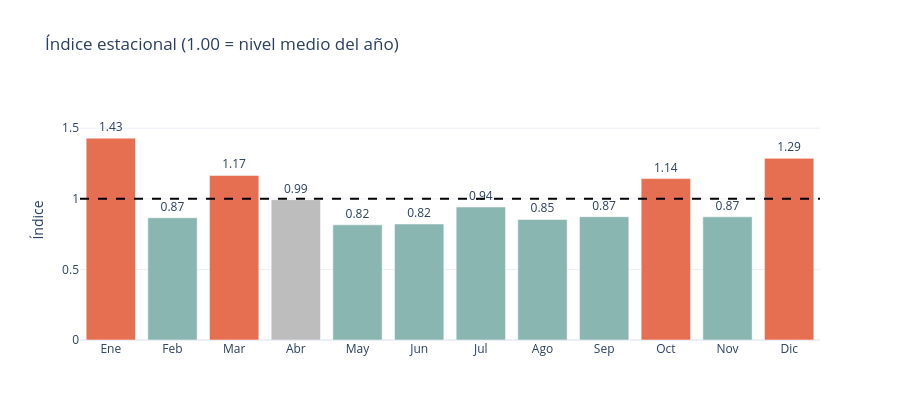

Write notebook code for a chart like this one.
### Code cell
# Estacionalidad: cociente entre cada mes y la media móvil centrada de 12 meses, promediado por mes calendario
razon = (mensual["Total"] / mensual["Media móvil 12m"]).dropna()
indice_estacional = razon.groupby(razon.index.month).mean()
meses = ["Ene", "Feb", "Mar", "Abr", "May", "Jun", "Jul", "Ago", "Sep", "Oct", "Nov", "Dic"]

fig_e = go.Figure(go.Bar(
    x=meses, y=indice_estacional.values,
    marker_color=["#e76f51" if v > 1.05 else "#8ab6b1" if v < 0.95 else "#bdbdbd" for v in indice_estacional.values],
    text=[f"{v:.2f}" for v in indice_estacional.values], textposition="outside",
    hovertemplate="%{x}: %{y:.2f} veces el nivel anual<extra></extra>"))
fig_e.add_hline(y=1, line=dict(color="black", dash="dash"))
fig_e.update_layout(title="Índice estacional (1.00 = nivel medio del año)", width=900, height=420,
                    template="plotly_white", yaxis=dict(range=[0, 1.7], title="Índice"))
fig_e.write_html("figuras/05_estacionalidad.html")
fig_e.show()

print("Totales anuales:")
print(mensual["Total"].resample("YS").sum().rename(lambda d: d.year).to_string())
print("\nMes con más altas:", mensual["Total"].idxmax().strftime("%Y-%m"), "->", int(mensual["Total"].max()))
print("Meses con índice > 1.05:", [meses[m - 1] for m, v in indice_estacional.items() if v > 1.05])

### Figure 1 — Plotly figure (JSON) as saved in the notebook; plotly's stock layout.template omitted (floating-point values rounded to 4 significant figures)
{"data": [{"hovertemplate": "%{x}: %{y:.2f} veces el nivel anual<extra></extra>", "marker": {"color": ["#e76f51", "#8ab6b1", "#e76f51", "#bdbdbd", "#8ab6b1", "#8ab6b1", "#8ab6b1", "#8ab6b1", "#8ab6b1", "#e76f51", "#8ab6b1", "#e76f51"]}, "text": ["1.43", "0.87", "1.17", "0.99", "0.82", "0.82", "0.94", "0.85", "0.87", "1.14", "0.87", "1.29"], "textposition": "outside", "type": "bar", "x": ["Ene", "Feb", "Mar", "Abr", "May", "Jun", "Jul", "Ago", "Sep", "Oct", "Nov", "Dic"], "y": [1.43, 0.8657, 1.166, 0.994, 0.8156, 0.8218, 0.942, 0.8537, 0.8735, 1.143, 0.8724, 1.287]}], "layout": {"height": 420, "shapes": [{"line": {"color": "black", "dash": "dash"}, "type": "line", "x0": 0, "x1": 1, "xref": "x domain", "y0": 1, "y1": 1, "yref": "y"}], "title": {"text": "Índice estacional (1.00 = nivel medio del año)"}, "width": 900, "yaxis": {"range": [0, 1.7], "title": {"text": "Índice"}}}}
